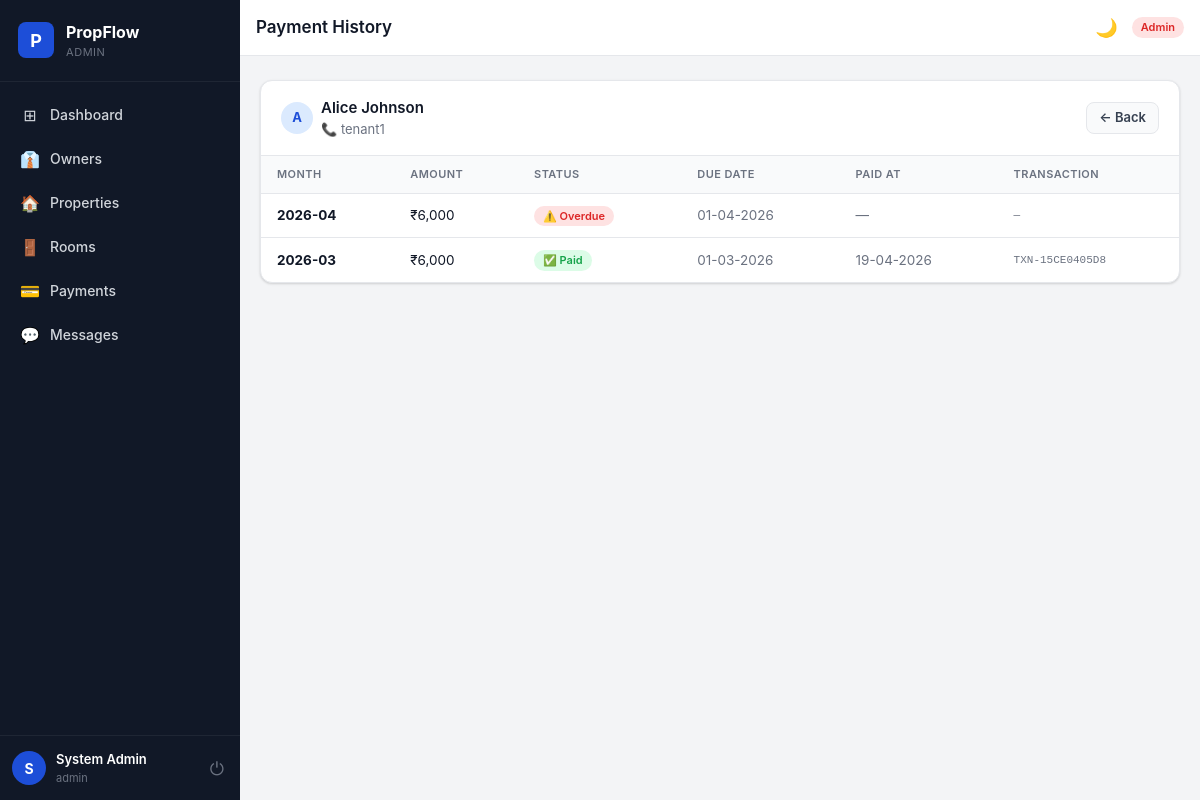
/admin/tenants/4/history (signed in), run on an earlier commit of the app's database.
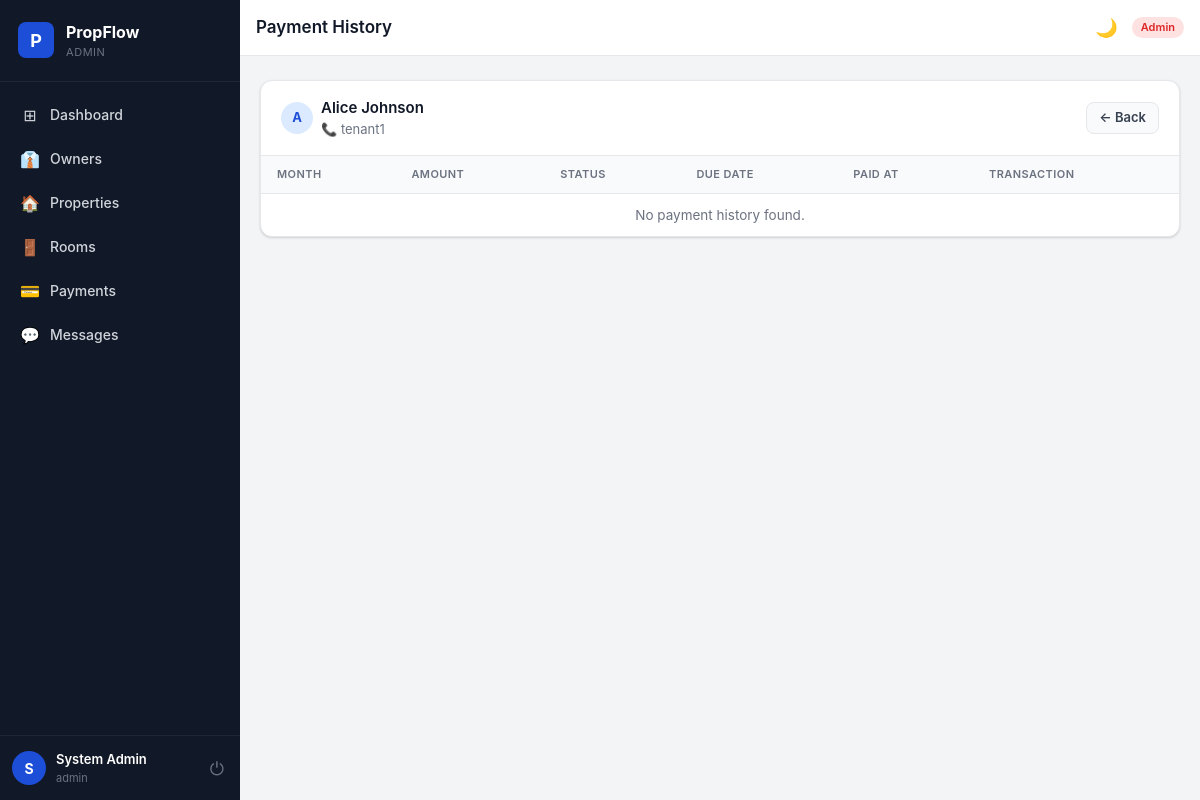
And on a later commit of the database.
### models.py (models this page shows, shortened)
class Payment(db.Model):
    __tablename__ = "payments"
    id             = db.Column(db.Integer, primary_key=True)
    tenant_id      = db.Column(db.Integer,
                                db.ForeignKey("users.id", ondelete="CASCADE"),
                                nullable=False)
    property_id    = db.Column(db.Integer,
                                db.ForeignKey("properties.id", ondelete="CASCADE"),
                                nullable=False)
    rent_month     = db.Column(db.String(7), nullable=True, index=True)
    amount         = db.Column(db.Numeric(10, 2), nullable=False)
    payment_type   = db.Column(db.String(30), default="rent")
    status         = db.Column(db.String(20), default="pending", nullable=False)
    due_date       = db.Column(db.DateTime, nullable=True)
    paid_at        = db.Column(db.DateTime, nullable=True)
    transaction_id = db.Column(db.String(100), unique=True, nullable=True)
    payment_method = db.Column(db.String(50),  nullable=True)
    description    = db.Column(db.Text, nullable=True)
    notes          = db.Column(db.Text, nullable=True)
    created_at     = db.Column(db.DateTime, default=now_utc)
    updated_at     = db.Column(db.DateTime, default=now_utc, onupdate=now_utc)
    tenant   = db.relationship("User",     back_populates="payments",  foreign_keys=[tenant_id])
    property = db.relationship("Property", back_populates="payments",  foreign_keys=[property_id])
    __table_args__ = (
        UniqueConstraint("tenant_id", "property_id", "rent_month",
                         name="uq_payment_tenant_property_month"),
        Index("ix_payments_tenant_status",  "tenant_id", "status"),
        Index("ix_payments_property_month", "property_id", "rent_month"),
        Index("ix_payments_status",         "status"),
        Index("ix_payments_due_date",       "due_date"),
    )

### routes/admin.py (the view)
@admin_bp.route("/tenants/<int:tid>/history")
@login_required
@role_required("admin")
def tenant_history(tid):
    tenant = User.query.filter_by(id=tid, role="tenant").first_or_404()
    from services import tenant_payment_history
    history = tenant_payment_history(tenant.id, months=24)
    return render_template("admin/tenant_history.html", tenant=tenant, history=history)

### routes/__init__.py (called while the page is built)
def role_required(*roles):
    def decorator(f):
        @wraps(f)
        def decorated(*args, **kwargs):
            if not current_user.is_authenticated:
                if request.path.startswith("/api/") or request.is_json:
                    return jsonify({"error": "Login required"}), 401
                return redirect(url_for("auth.login"))
            if current_user.role not in roles:
                if request.path.startswith("/api/") or request.is_json:
                    return jsonify({"error": "Access denied"}), 403
                abort(403)
            return f(*args, **kwargs)
        return decorated
    return decorator

### services/__init__.py (called while the page is built)
def _get_payment_svc():
    global _payment_svc
    if _payment_svc is None:
        _payment_svc = PaymentService()
    return _payment_svc

def tenant_payment_history(tenant_id, months=12):
    return _get_payment_svc().history(tenant_id, months=months)

### services/payment.py (called while the page is built)
    def history(self, tenant_id: int, months: int = 12):
        return (
            Payment.query
            .filter_by(tenant_id=tenant_id, payment_type="rent")
            .order_by(Payment.rent_month.desc(), Payment.created_at.desc())
            .limit(months)
            .all()
        )

### templates/admin/tenant_history.html (shortened to what this page needs)
{% extends "base.html" %}
{% block page_title %}Payment History{% endblock %}
{% block content %}
<div class="card">
  <div class="card-header">
    <div class="flex align-center gap-8">
      <div class="avatar">{{ tenant.full_name[0].upper() }}</div>
      <div>
        <h2>{{ tenant.full_name }}</h2>
        <div class="text-muted" style="font-size:13px">📞 {{ tenant.phone }}</div>
      </div>
    </div>
    <a href="{{ url_for('owner.tenants') }}" class="btn btn-ghost btn-sm">← Back</a>
  </div>
  <div class="table-wrap">
    <table class="table">
      <thead>
        <tr>
          <th>Month</th>
          <th>Amount</th>
          <th>Status</th>
          <th>Due Date</th>
          <th>Paid At</th>
          <th>Transaction</th>
        </tr>
      </thead>
      <tbody>
        {% for p in history %}
        <tr>
          <td><strong>{{ p.rent_month or '—' }}</strong></td>
          <td>₹{{ "{:,.0f}".format(p.amount) }}</td>
          <td>
            <span class="badge {% if p.status == 'completed' %}badge-completed{% elif p.status == 'overdue' %}badge-overdue{% elif p.status == 'pending' %}badge-pending{% else %}badge-failed{% endif %}">
              {% if p.status == 'completed' %}✅ Paid{% elif p.status == 'overdue' %}⚠️ Overdue{% elif p.status == 'pending' %}⏳ Pending{% else %}{{ p.status }}{% endif %}
            </span>
          </td>
          <td class="text-muted">{{ p.due_date.strftime('%d-%m-%Y') if p.due_date else '—' }}</td>
          <td class="text-muted">{{ p.paid_at.strftime('%d-%m-%Y') if p.paid_at else '—' }}</td>
          <td class="text-muted" style="font-size:11px;font-family:monospace">{{ p.transaction_id or '—' }}</td>
        </tr>
        {% else %}
        <tr><td colspan="6" class="text-center text-muted py-32">No payment history found.</td></tr>
        {% endfor %}
      </tbody>
    </table>
  </div>
</div>
{% endblock %}

What changed in the data, as far as the page shows it:
removed Payment: rent_month "2026-04", amount "6,000", status "⚠️ Overdue", due_date "01-04-2026", paid_at "—", transaction_id "—"
no longer on this page (row edited): Payment: rent_month "2026-03", amount "6,000", status "✅ Paid", due_date "01-03-2026", paid_at "19-04-2026", transaction "TXN-15CE0405D8"
Also different on the page:
text now shown: "No payment history found."
